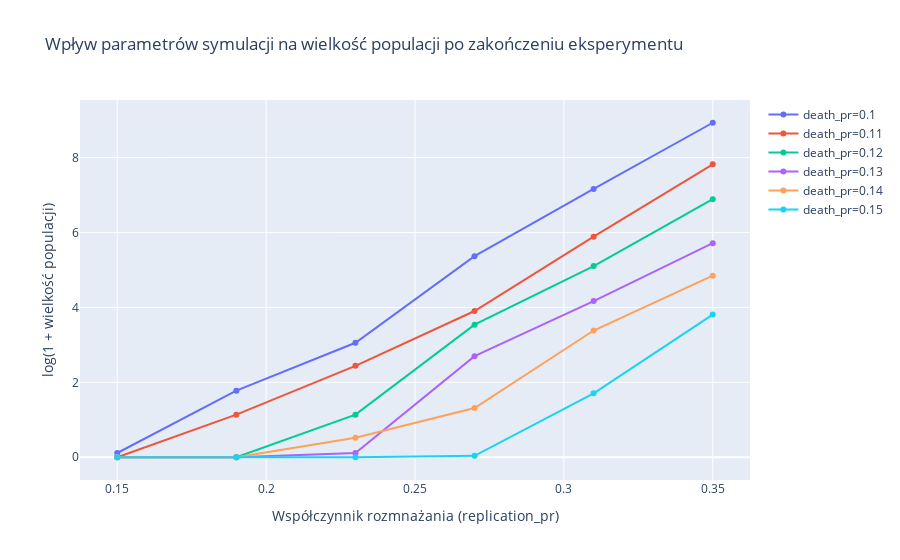

The notebook cell saved with this chart:
### Code cell
Plots.line(
    data=results, 
    x=replication_pr, 
    lvl=death_pr, 
    lvl_name="death_pr", 
    swap=True, 
    labels=labels).show()

### Figure 1 — Plotly figure (JSON) as saved in the notebook; plotly's stock layout.template omitted (floating-point values rounded to 4 significant figures)
{"data": [{"name": "death_pr=0.1", "type": "scatter", "x": [0.15, 0.19, 0.23, 0.27, 0.31, 0.35], "y": [0.1133, 1.778, 3.056, 5.368, 7.165, 8.931]}, {"name": "death_pr=0.11", "type": "scatter", "x": [0.15, 0.19, 0.23, 0.27, 0.31, 0.35], "y": [0, 1.138, 2.441, 3.905, 5.889, 7.822]}, {"name": "death_pr=0.12", "type": "scatter", "x": [0.15, 0.19, 0.23, 0.27, 0.31, 0.35], "y": [0, 0, 1.138, 3.54, 5.105, 6.891]}, {"name": "death_pr=0.13", "type": "scatter", "x": [0.15, 0.19, 0.23, 0.27, 0.31, 0.35], "y": [0, 0, 0.1133, 2.7, 4.17, 5.716]}, {"name": "death_pr=0.14", "type": "scatter", "x": [0.15, 0.19, 0.23, 0.27, 0.31, 0.35], "y": [0, 0, 0.5188, 1.314, 3.384, 4.847]}, {"name": "death_pr=0.15", "type": "scatter", "x": [0.15, 0.19, 0.23, 0.27, 0.31, 0.35], "y": [0, 0, 0, 0.03922, 1.708, 3.809]}], "layout": {"title": {"text": "Wpływ parametrów symulacji na wielkość populacji po zakończeniu eksperymentu"}, "xaxis": {"title": {"text": "Współczynnik rozmnażania (replication_pr)"}}, "yaxis": {"title": {"text": "log(1 + wielkość populacji)"}}}}
